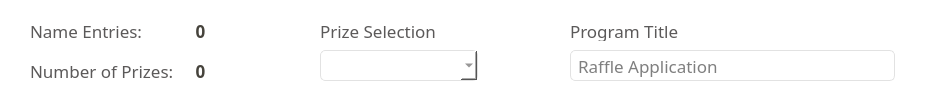
  <widget class="QGroupBox" name="groupBox">
   <property name="geometry">
    <rect>
     <x>180</x>
     <y>90</y>
     <width>931</width>
     <height>104</height>
    </rect>
   </property>
   <property name="styleSheet">
    <string notr="true">background-color: #FFFFFF; 
border-radius: 20px;</string>
   </property>
   <property name="title">
    <string/>
   </property>
   <widget class="QLabel" name="titleNameEntries">
    <property name="geometry">
     <rect>
      <x>30</x>
      <y>20</y>
      <width>141</width>
      <height>21</height>
     </rect>
    </property>
    <property name="font">
     <font>
      <family>Leelawadee</family>
      <pointsize>13</pointsize>
     </font>
    </property>
    <property name="styleSheet">
     <string notr="true">color: #5B5959; </string>
    </property>
    <property name="text">
     <string>Name Entries:</string>
    </property>
   </widget>
   <widget class="QLabel" name="TitleNumberPrizes">
    <property name="geometry">
     <rect>
      <x>30</x>
      <y>60</y>
      <width>171</width>
      <height>21</height>
     </rect>
    </property>
    <property name="font">
     <font>
      <family>Leelawadee</family>
      <pointsize>13</pointsize>
     </font>
    </property>
    <property name="styleSheet">
     <string notr="true">color: #5B5959; </string>
    </property>
    <property name="text">
     <string>Number of Prizes:</string>
    </property>
   </widget>
   <widget class="QLabel" name="NameCount">
    <property name="geometry">
     <rect>
      <x>190</x>
      <y>20</y>
      <width>21</width>
      <height>21</height>
     </rect>
    </property>
    <property name="font">
     <font>
      <family>Leelawadee</family>
      <pointsize>13</pointsize>
      <bold>true</bold>
     </font>
    </property>
    <property name="styleSheet">
     <string notr="true">color: #46433C;</string>
    </property>
    <property name="text">
     <string>0</string>
    </property>
    <property name="alignment">
     <set>Qt::AlignCenter</set>
    </property>
   </widget>
   <widget class="QLabel" name="PrizeCount">
    <property name="geometry">
     <rect>
      <x>190</x>
      <y>60</y>
      <width>21</width>
      <height>21</height>
     </rect>
    </property>
    <property name="font">
     <font>
      <family>Leelawadee</family>
      <pointsize>13</pointsize>
      <bold>true</bold>
     </font>
    </property>
    <property name="styleSheet">
     <string notr="true">color: #46433C;</string>
    </property>
    <property name="text">
     <string>0</string>
    </property>
    <property name="alignment">
     <set>Qt::AlignCenter</set>
    </property>
   </widget>
   <widget class="QLabel" name="TitlePrizeSelection">
    <property name="geometry">
     <rect>
      <x>320</x>
      <y>20</y>
      <width>121</width>
      <height>21</height>
     </rect>
    </property>
    <property name="font">
     <font>
      <family>Leelawadee</family>
      <pointsize>13</pointsize>
     </font>
    </property>
    <property name="styleSheet">
     <string notr="true">color: #5B5959;</string>
    </property>
    <property name="text">
     <string>Prize Selection</string>
    </property>
   </widget>
   <widget class="QComboBox" name="PrizeSelectionMode">
    <property name="geometry">
     <rect>
      <x>320</x>
      <y>50</y>
      <width>158</width>
      <height>31</height>
     </rect>
    </property>
    <property name="font">
     <font>
      <family>Leelawadee</family>
      <pointsize>13</pointsize>
     </font>
    </property>
    <property name="styleSheet">
     <string notr="true">border: 1px solid #E2E2E2; 
border-radius: 5px;
background-color: white;

color: #5B5959; </string>
    </property>
   </widget>
   <widget class="QLabel" name="TitleProgramTitle">
    <property name="geometry">
     <rect>
      <x>570</x>
      <y>20</y>
      <width>121</width>
      <height>21</height>
     </rect>
    </property>
    <property name="font">
     <font>
      <family>Leelawadee</family>
      <pointsize>13</pointsize>
     </font>
    </property>
    <property name="styleSheet">
     <string notr="true">color: #5B5959;</string>
    </property>
    <property name="text">
     <string>Program Title</string>
    </property>
   </widget>
   <widget class="QLineEdit" name="lineEdit">
    <property name="geometry">
     <rect>
      <x>570</x>
      <y>50</y>
      <width>325</width>
      <height>31</height>
     </rect>
    </property>
    <property name="font">
     <font>
      <family>Leelawadee</family>
      <pointsize>13</pointsize>
     </font>
    </property>
    <property name="styleSheet">
     <string notr="true">border: 1px solid #E2E2E2;
background-color: #ffffff;
border-radius: 5px;
padding-left: 5px;</string>
    </property>
    <property name="placeholderText">
     <string>Raffle Application</string>
    </property>
   </widget>
  </widget>
